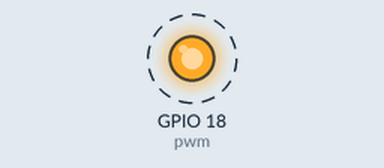
Bench run of a program on a simulated Raspberry Pi (BCM pin numbers). Parts: output pins drawn as LEDs (lit = HIGH). Dashed ring = blinking. At 10.0 s the program stops and its outputs stay as they are.

Above: at 0.05 s.
Timing chart, 0 to 3.0 s (numbered marks = the images above):
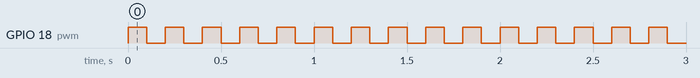

The program:

pwm.py
```python
import RPi.GPIO as GPIO
import time
GPIO.setmode(GPIO.BCM)
GPIO.setup(18,GPIO.OUT)

pwm= GPIO.PWM(18,5) # 第二个参数是频率  每秒闪烁5次
duty_cycle = 50  #占空比 单位时间内高电平的比例
pwm.start(duty_cycle)

time.sleep(10)

GPIO.cleanup()

# pwm= GPIO.PWM(18,1)
# duty_cycle = 50
#每个脉冲的时间/宽度为1秒
#开启的时间百分比为50％
#它关闭的时间百分比是50％
#开启时间为0.5秒
#关机时间为0.5秒
```

Measured:
- by itself, GPIO 18 (pwm): alternates HIGH for 0.10 s and LOW for 0.10 s, 100 changes in all, then stays LOW
